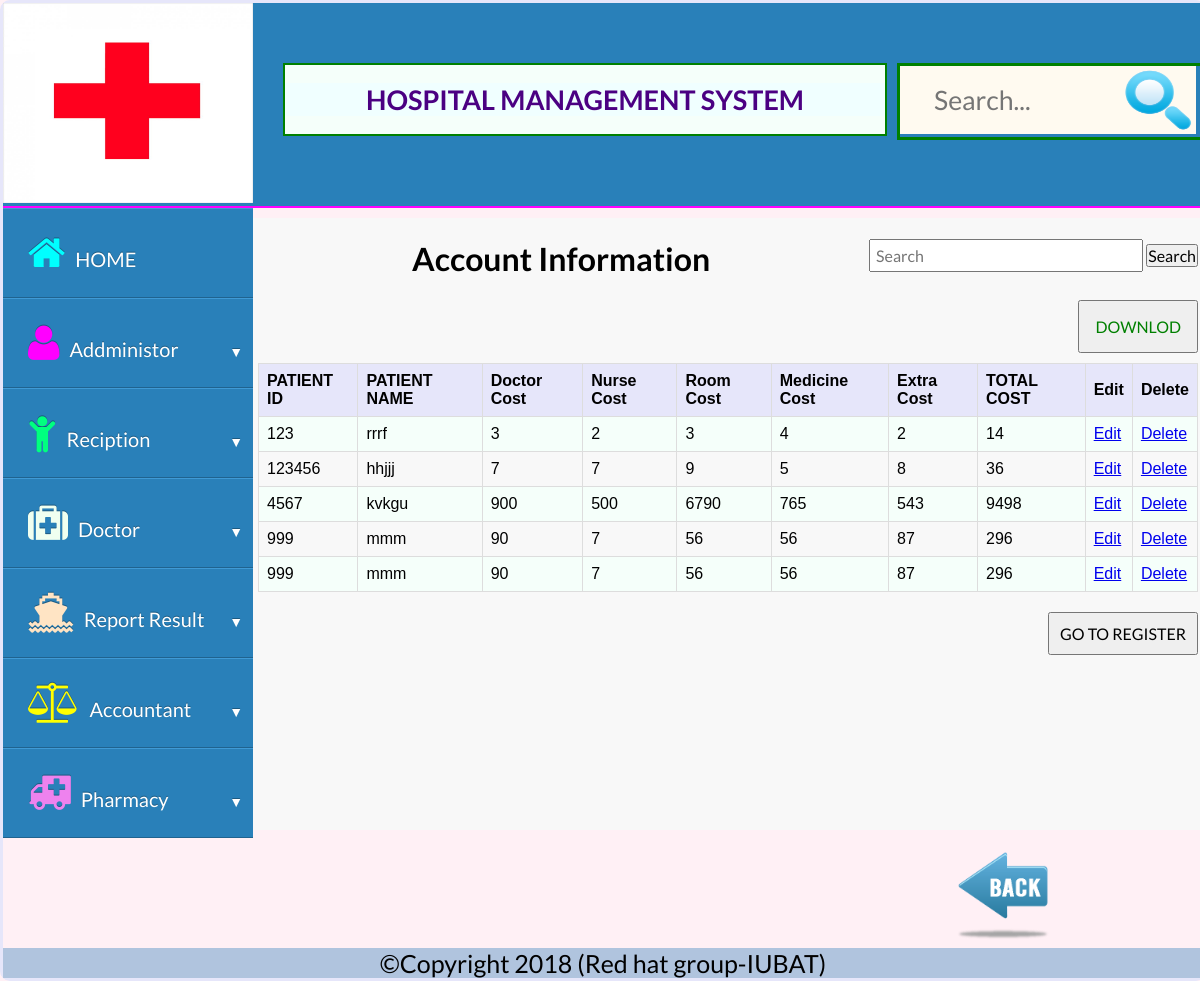
Page /all_users/Check_balence.php (signed in) on the committed database.
### tables this page shows
CREATE TABLE `account_of_patient` (
  `id` int(11) NOT NULL,
  `patient_id` varchar(100) NOT NULL,
  `patient_name` varchar(100) NOT NULL,
  `Doctor_Cost` varchar(100) NOT NULL,
  `Nurse_Cost` varchar(177) NOT NULL,
  `Room_Cost` varchar(345) NOT NULL,
  `Medicine_Cost` varchar(111) NOT NULL,
  `Extra_Cost` varchar(111) NOT NULL,
  `Total` varchar(100) NOT NULL
);

### functions/dbconfig.php (called while the page is built)
<?php
	class dbconfig{
		public function connection(){
			$conn = new mysqli("127.0.0.1","root","","hospital_management_system");
			return $conn;
		}
	}
?>

### functions/functions.php (called while the page is built, shortened)
<?php
class cls_func{
	public function con(){
		$connect = new dbconfig();
		return $connect->connection();
	}
	public function view_account_info(){
		$result = $this->con()->query("Select * from account_of_patient");
		return $result;
	}
	}
	?>

### all_users/Check_balence.php (the view, shortened to what this page needs)
<?php
  require_once('../functions/dbconfig.php');
  require_once('../functions/functions.php');
  $obj = new cls_func();
   $qry=$obj-> view_account_info();
?>
<!DOCTYPE HTML>
<html>
  <head>
			<link rel="stylesheet" type="text/css" href="../css/project.css"/>
			<link rel="stylesheet" type="text/css" href="../css/font-awesome.min.css"/>
			<link rel="stylesheet" href="../css/normalize.css">
        	<link rel="stylesheet" href="../css/dropdown.css">
  </head>
  <body>
      <div class="all">
        <div class="firsttwo">
          <div class="logo">
            <img src="../images/medical-logo.jpeg" style="width:250px;height:200px;"/>
          </div>
          <div class="title">
            <center>
            <h1>HOSPITAL MANAGEMENT SYSTEM</h1>
            </center>
          </div>
          <div class="search">
            <div class="box">
  <div class="container-1">
      <input type="search" id="search" placeholder="Search..." />
   <a href=""><img src="../images/search.png" alt="" style="width:76px;
   height:68px;
   background-color:#FFFAF0;
   margin:0px;
  "/></a>
  </div>
</div>
          </div>
        </div>
        <div class="secondthree">
    <div class="container">
    <ul>
      <li class="dropdown">
        <a href="../index.php" data-toggle="dropdown"><i class="fa-2x fa fa-home" aria-hidden="true" style="margin-right:10px;color:#00FFFF;"></i>HOME </a>
      </li>
      <li class="dropdown">
        <a href="#" data-toggle="dropdown"><i class="fa-2x fa fa-user" aria-hidden="true" style="margin-right:10px;color:#FF00FF;"></i>Addministor <i class="icon-arrow"></i></a>
      </li>
    <li class="dropdown">
      <a href="#" data-toggle="dropdown"><i class="fa-2x fa fa-child" aria-hidden="true" style="margin-right:10px;color:#00FF7F;"></i>Reciption <i class="icon-arrow"></i></a>
    </li><li class="dropdown">
      <a href="#" data-toggle="dropdown"><i class="fa-2x fa fa-medkit" aria-hidden="true" style="margin-right:10px;color:#F0FFF0;"></i>Doctor<i class="icon-arrow"></i></a>
    </li><li class="dropdown">
      <a href="#" data-toggle="dropdown"><i class="fa-2x fa fa-ship" aria-hidden="true" style="margin-right:10px;color:#FFE4C4;"></i>Report Result<i class="icon-arrow"></i></a>
    </li><li class="dropdown">
      <a href="#" data-toggle="dropdown"><i class="fa-2x fa fa-balance-scale" aria-hidden="true" style="margin-right:10px;color:#FFFF00;"></i>Accountant<i class="icon-arrow"></i></a>
    </li>
    <li class="dropdown">
      <a href="#" data-toggle="dropdown"><i class="fa-2x fa fa-ambulance" aria-hidden="true" style="margin-right:10px;color:#EE82EE;"></i>Pharmacy<i class="icon-arrow"></i></a>
    </li>
  </ul>
</div>
          <div class="MIDDLE" style="height: 612px;">
                         <article style="width:940px;margin:0px auto;">
                                        <form method="GET" action="blance_search.php" style="float: right;">
                                                <input type="text" name="query" placeholder="Search ">
                                                <button type="submit">Search</button>
                                            </form>
                                         <center> <h1> Account Information</h1></center>
                                         <div style="overflow-x:auto;">
                                          <a href = "Check_balence_pdf.php"><button style="float: right;margin-bottom: 10px;padding: 15px;color:green;">DOWNLOD</button></a>
                                            <table>
                                          <tr>
                                            <th>PATIENT ID</th>
                                            <th>PATIENT NAME</th>
                                            <th>Doctor Cost</th>
                                            <th>Nurse Cost</th>
                                            <th>Room Cost</th>
                                            <th>Medicine Cost</th>
                                            <th>Extra Cost</th>
                                            <th>TOTAL COST</th>
                                              <th>Edit</th>
                                            <th>Delete </th>
                                          </tr>
                                           <?php
                                  while($rec=$qry->fetch_assoc())
                                            {
                                  ?>
                               <tr>
                                   <td><?php echo $rec['patient_id']; ?></td>
                                   <td><?php echo $rec['patient_name']; ?></td>
                                   <td><?php echo $rec['Doctor_Cost']; ?></td>
                                   <td><?php echo $rec['Nurse_Cost']; ?></td>
                                   <td><?php echo $rec['Room_Cost']; ?></td>
                                   <td><?php echo $rec['Medicine_Cost']; ?></td>
                                   <td><?php echo $rec['Extra_Cost']; ?></td>
                                   <td><?php echo $rec['Total']; ?></td>
                                   <td><a href='update.php?id=<?php echo $rec['id']?>'> Edit</a></td>
                                  <td><a href='delete.php?id=<?php echo $rec['id']?>'> Delete</a></td>
                                 </tr>
                                        <?php
                                              }
                                        ?>
                                 </table>
                             </div>
                             <center><a href = "register.php"><input type = "button" value = "GO TO REGISTER" style="padding: 10px;margin-top: 20px;float: right;" /></a></center>
                           </article>
                   </div>
                <div class="back" style="float:right;">
                  <center>
                  <a href=""><img src="../images/back-icon.png" style="width:100px;height: 100px;" /></a>
                  </center>
                </div>
          </div>
        <div class="copyright">
        <center>
        &copy;Copyright 2018 (Red hat group-IUBAT)
        </center>
        </div>
      </div>
  </body>
</html>

### css/project.css (style rules this page uses)
* { margin:0px;padding:0px; }
body { background-color:#FFF0F5; }
.all { width:1200px;margin:0px auto;background-color:#FFF0F5;border:3px solid #E6E6FA;border-radius:10px; }
.firsttwo { background-color:#2980B9;display:block;overflow:hidden;border-bottom:2px solid #FF00FF; }
.logo { background-color:;float:left; }
.title { background-color:#F5FFFA;margin-left:30px;margin-top:60px;width:600px;float:left;padding:0px;border:2px solid green; }
.title h1 { background-color:#F0FFFF;color:#4B0082;font-size:27px; }
.secondthree { overflow:hidden;display:block; }
.MIDDLE { background-color: #f8f8f8;width:950px;margin:10px auto;overflow: hidden; }
.copyright { background-color:#B0C4DE;font-size:25px;margin-top:5px; }
.search { float:right;margin-top:60px;border:3px solid green; }
.container-1 { width: 300px; vertical-align: middle; white-space: nowrap; position: relative; }
.container-1 input#search { width: 220px; height: 50px; background:#FFFAF0; border: none; font-size: 20pt; float: left; color: #63717f; padding:34px; }
input[type="text"],input[type="email"],input[type="password"] { border:1px solod green;width: 260px;margin-bottom: 10px;margin-left: 5px;padding: 5px; }
.back { width:400px;margin:0px auto; }

### css/dropdown.css (style rules this page uses)
body { font-family: "Lato", Helvetica, Arial; font-size: 16px; }
*, *:before, *:after { -webkit-border-sizing: border-box; -moz-border-sizing: border-box; border-sizing: border-box; }
.container { float:left; width: 250px; margin: 0px; }
.container > ul { list-style: none; padding: 0; margin: 0 0 20px 0; }
.dropdown a { text-decoration: none;font-size: 20px; }
.dropdown [data-toggle="dropdown"] { position: relative; display: block; color: white; background: #2980B9; -moz-box-shadow: 0 1px 0 #409ad5 inset, 0 -1px 0 #20638f inset; -webkit-box-shadow: 0 1px 0 #409ad5 inset, 0 -1px 0 #20638f inset; box-shadow: 0 1px 0 #409ad5 inset, 0 -1px 0 #20638f inset; text-shadow: 0 -1px 0 rgba(0, 0, 0, 0.3); padding: 25px; }
.dropdown .icon-arrow { position: absolute; display: block; font-size: 0.7em; color: #fff; top: 45px; right: 10px; }
.dropdown .icon-arrow:before { content: '\25BC'; }

### all_users/Check_balence.php (style rules this page uses)
table { font-family: arial, sans-serif; border-collapse: collapse; width: 100%; }
th { background-color: #E6E6FA; }
td, th { border: 1px solid #dddddd; text-align: left; padding: 8px; }
tr:nth-child(even) { background-color: #F5FFFA; }

### rows in the picture
account_of_patient: patient "123", patient_name "rrrf", Doctor_Cost "3", Nurse_Cost "2", Room_Cost "3", Medicine_Cost "4", Extra_Cost "2", Total "14"
account_of_patient: patient "123456", patient_name "hhjjj", Doctor_Cost "7", Nurse_Cost "7", Room_Cost "9", Medicine_Cost "5", Extra_Cost "8", Total "36"
account_of_patient: patient "4567", patient_name "kvkgu", Doctor_Cost "900", Nurse_Cost "500", Room_Cost "6790", Medicine_Cost "765", Extra_Cost "543", Total "9498"
account_of_patient: patient "999", patient_name "mmm", Doctor_Cost "90", Nurse_Cost "7", Room_Cost "56", Medicine_Cost "56", Extra_Cost "87", Total "296"
account_of_patient: patient "999", patient_name "mmm", Doctor_Cost "90", Nurse_Cost "7", Room_Cost "56", Medicine_Cost "56", Extra_Cost "87", Total "296"
